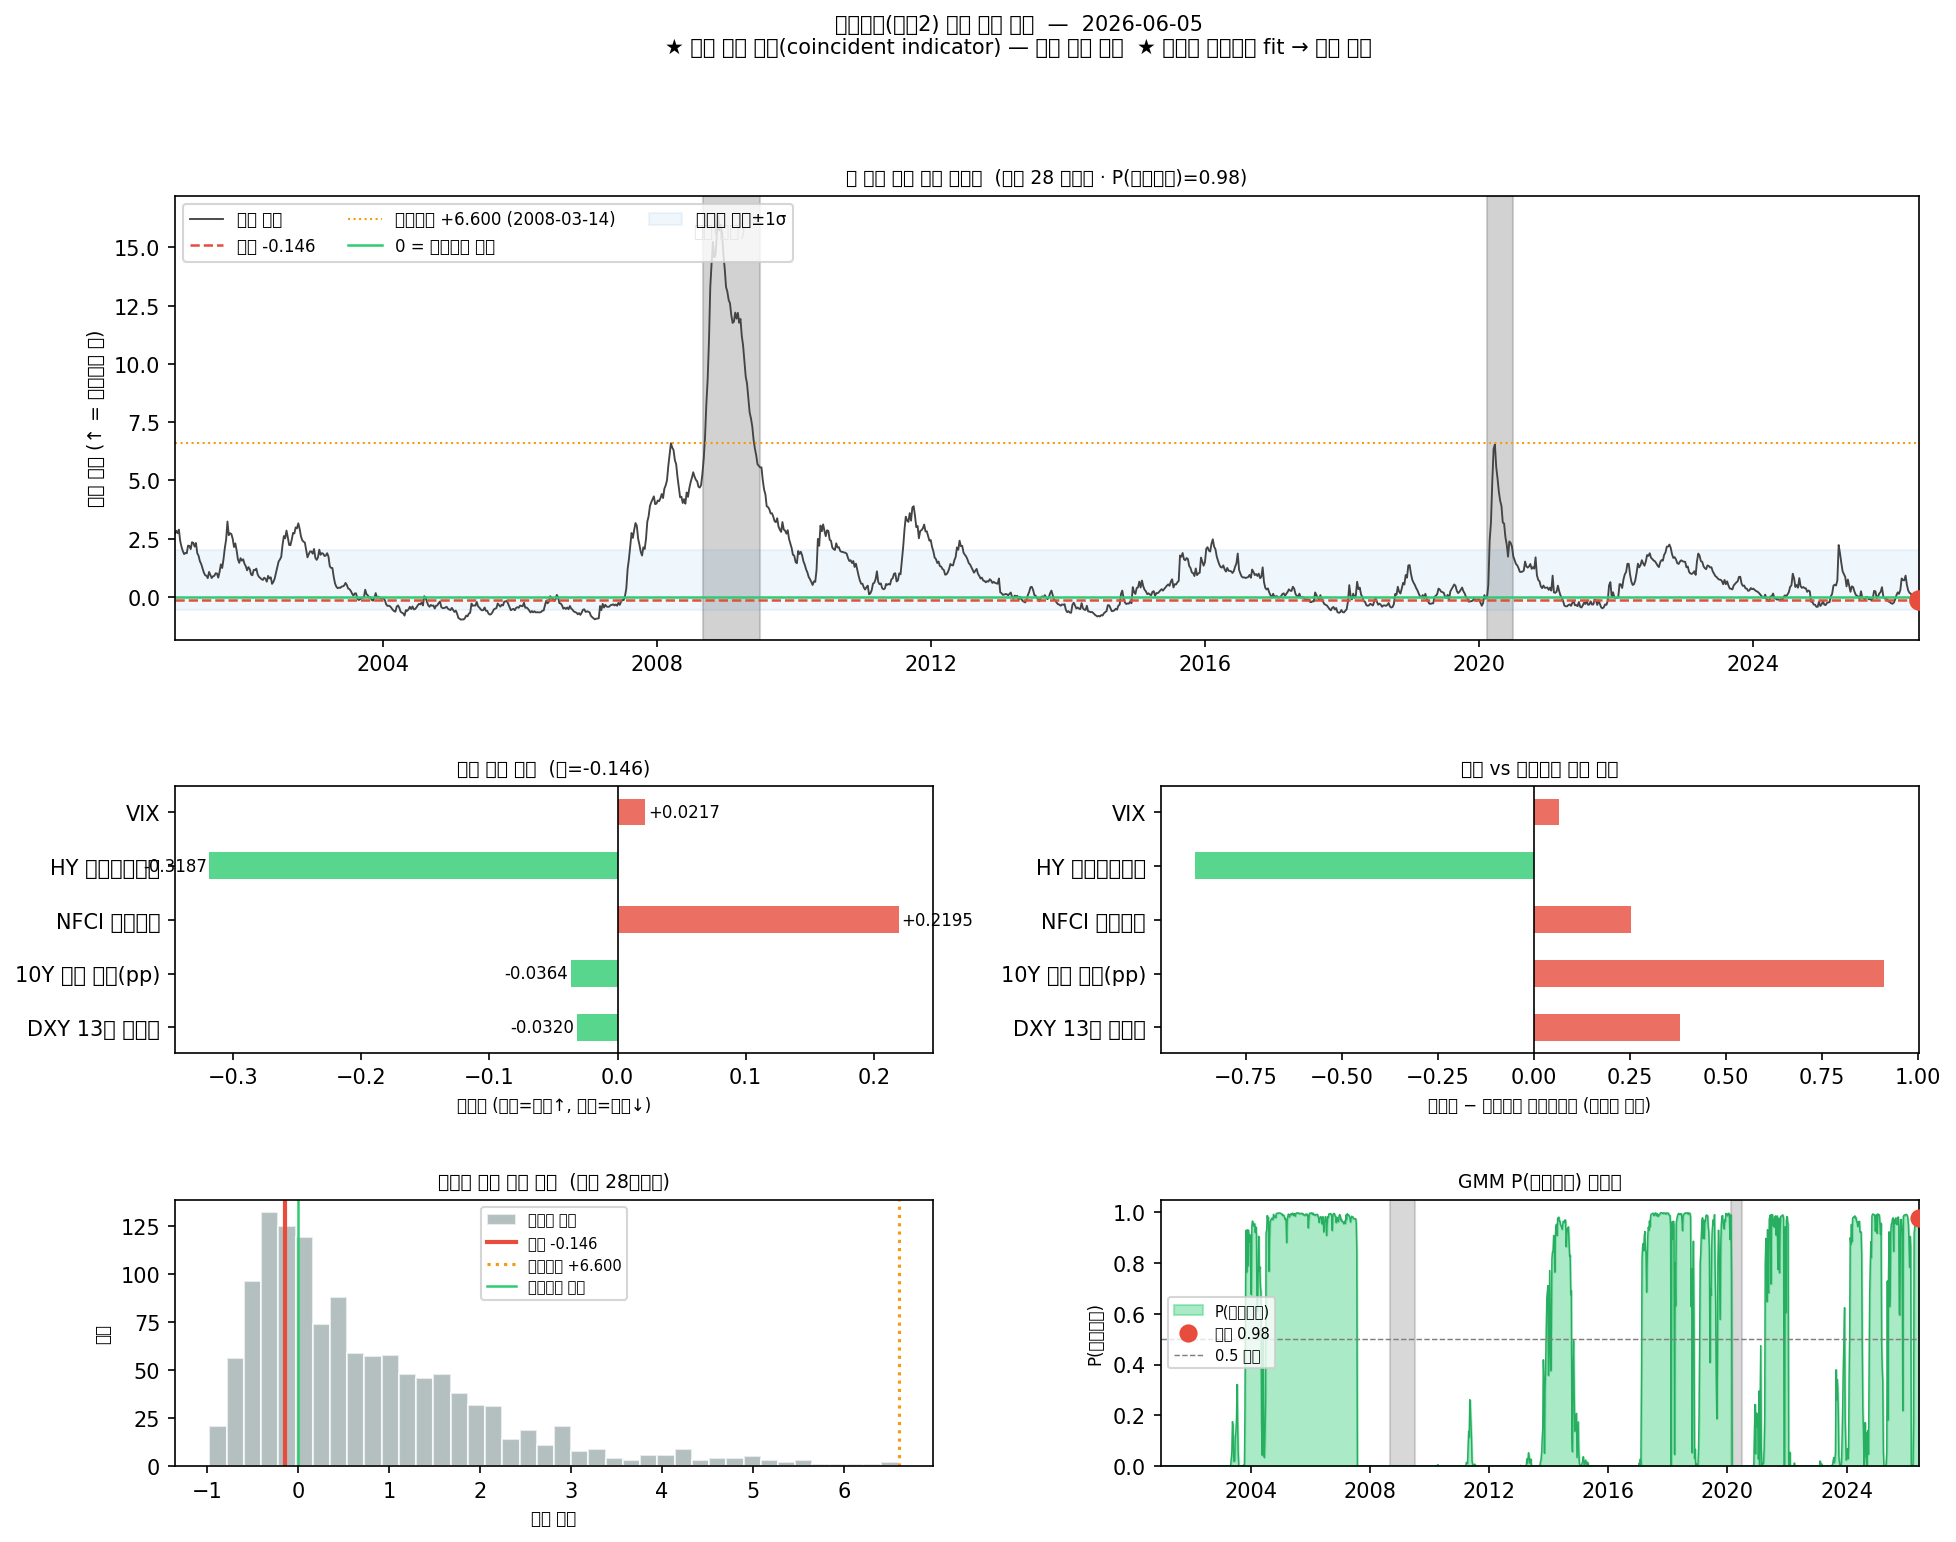

Python code for this plot:
# =============================================================================
# regime_deviation_score.py  —  평온강세 이탈 점수 진단 (coincident)
#
# 목적:
#   현재 시장이 '평온강세 국면'에서 얼마나 '위험주의 국면' 쪽으로 이탈하는지를
#   연속 점수(deviation score)로 계산하고, 과거와 비교하며 지표별 기여를 분해.
#   ★ 예측이 아니라 현재 상태의 정량 진단(coincident indicator).
#
# 이탈 점수 정의:
#   d = normalize(위험주의 센트로이드 − 평온강세 센트로이드)  ← 이탈 방향 벡터
#   score_t = (x_t_표준화 − 평온강세_센트로이드) · d
#   · score > 0: 위험주의 방향으로 이탈
#   · score = 0: 정확히 평온강세 중심
#   · score < 0: 평온강세보다도 더 완화된 상태
#
# ★ 약한 누수:
#   표준화(StandardScaler)를 전체 비위기 표본으로 fit → 미래 정보 포함.
#   라이브 운용 시에는 과거 구간에만 fit해야 함. 여기서는 진단용으로 허용.
#
# 필요 라이브러리:
#   pip install pandas numpy scikit-learn matplotlib
# =============================================================================

import warnings
from pathlib import Path

import matplotlib
matplotlib.use("Agg")
import matplotlib.pyplot as plt
import matplotlib.gridspec as gridspec
import numpy as np
import pandas as pd
from sklearn.cluster import KMeans
from sklearn.mixture import GaussianMixture
from sklearn.preprocessing import StandardScaler

warnings.filterwarnings("ignore")

# ── 0. 설정 ──────────────────────────────────────────────────────────────────

CSV_PATH = "data/processed/final_dataset.csv"
CRISIS_PERIODS = [
    ("2008-09-01", "2009-06-30"),
    ("2020-02-15", "2020-06-30"),
]
OUTPUT_DIR = Path(__file__).parent

print("=" * 65)
print("■ 평온강세 이탈 점수 진단 (coincident indicator)")
print("  ★ 예측이 아니라 현재 상태 측정")
print("=" * 65)

# ── 1. 데이터 로드 ─────────────────────────────────────────────────────────────

df = pd.read_csv(CSV_PATH, parse_dates=["date"])
df = df.sort_values("date").reset_index(drop=True)
print(f"\n  로드: {len(df):,}주  ({df['date'].min().date()} ~ {df['date'].max().date()})")

# ── 2. 군집화 변수 생성 (regime_clustering.py와 동일 로직) ────────────────────

df["dxy_chg"]  = np.log(df["dxy"] / df["dxy"].shift(13))   # DXY 13주 변화율
df["y10_chg"]  = df["treasury_10y"] - df["treasury_10y"].shift(13)  # 10Y 금리 13주 변화(pp)
# NFCI, HY 스프레드(credit_spread), VIX는 수준값 그대로 사용

# 표준화에 쓸 5개 변수 (순서 고정 — 이후 기여 분해에 사용)
FEATS = ["dxy_chg", "y10_chg", "financial_conditions", "credit_spread", "vix"]
FEAT_KR = {   # 한글 이름
    "dxy_chg":             "DXY 13주 변화율",
    "y10_chg":             "10Y 금리 변화(pp)",
    "financial_conditions":"NFCI 금융여건",
    "credit_spread":       "HY 신용스프레드",
    "vix":                 "VIX",
}

# ── 3. 위기 구간 제거 → 표준화 파라미터 학습 ──────────────────────────────────

crisis_mask = pd.Series(False, index=df.index)
for s, e in CRISIS_PERIODS:
    crisis_mask |= (df["date"] >= s) & (df["date"] <= e)

# 비위기 구간으로 StandardScaler fit (★ 약한 누수 — 전체표본 사용)
df_nc = df[~crisis_mask].dropna(subset=FEATS)
sc    = StandardScaler()
sc.fit(df_nc[FEATS])   # 비위기 전체로 fit

# 원 데이터 전체(위기 포함)에 transform — 과거 비교용
df_valid = df.dropna(subset=FEATS).copy()
X_std    = sc.transform(df_valid[FEATS])    # (n_valid, 5)
df_valid[FEATS + ["__std_" + f for f in FEATS]] = pd.concat([
    df_valid[FEATS],
    pd.DataFrame(X_std, columns=["__std_" + f for f in FEATS], index=df_valid.index)
], axis=1)

# 표준화된 컬럼명
STD_FEATS = ["__std_" + f for f in FEATS]

# ── 4. KMeans 군집화 (비위기 표본) → 센트로이드 추출 ──────────────────────────

print("\n■ 1단계: 군집화 → 센트로이드 추출")

X_nc = sc.transform(df_nc[FEATS])   # 비위기 표준화값
km   = KMeans(n_clusters=4, random_state=42, n_init=20, max_iter=500)
km.fit(X_nc)

# 각 클러스터 원지표 평균으로 정체성 파악
df_nc2 = df_nc.copy()
df_nc2["cl4"] = km.predict(X_nc)

vix_by_cl  = {c: df_nc2.loc[df_nc2["cl4"]==c, "vix"].mean()               for c in range(4)}
nfci_by_cl = {c: df_nc2.loc[df_nc2["cl4"]==c, "financial_conditions"].mean() for c in range(4)}

PB_LABEL     = min(vix_by_cl,  key=vix_by_cl.get)   # 평온강세 = VIX 최저
DANGER_LABEL = max(nfci_by_cl, key=nfci_by_cl.get)  # 위험주의 = NFCI 최대(가장 긴축)

C_PEACE  = km.cluster_centers_[PB_LABEL]     # 평온강세 센트로이드 (표준화 공간)
C_DANGER = km.cluster_centers_[DANGER_LABEL] # 위험주의 센트로이드 (표준화 공간)

print(f"  평온강세 클러스터: {PB_LABEL}번  (VIX={vix_by_cl[PB_LABEL]:.2f})")
print(f"  위험주의 클러스터: {DANGER_LABEL}번  (NFCI={nfci_by_cl[DANGER_LABEL]:.3f})")

# 원지표 기준 두 센트로이드 출력
pc_raw = sc.inverse_transform(C_PEACE.reshape(1,-1))[0]
dc_raw = sc.inverse_transform(C_DANGER.reshape(1,-1))[0]
print(f"\n  {'변수':<22} {'평온강세 중심':>14} {'위험주의 중심':>14}")
print("  " + "-"*52)
for i, feat in enumerate(FEATS):
    print(f"  {FEAT_KR[feat]:<22} {pc_raw[i]:>+14.4f} {dc_raw[i]:>+14.4f}")

# ── 5. 이탈 방향 벡터 d 계산 ──────────────────────────────────────────────────

print("\n■ 2단계: 이탈 방향 벡터(d) 계산")

d_raw  = C_DANGER - C_PEACE                      # 위험주의 − 평온강세
d_norm = d_raw / np.linalg.norm(d_raw)           # 단위 벡터로 정규화
d_pct  = np.abs(d_norm) / np.abs(d_norm).sum() * 100  # 각 축의 방향 기여 %

print(f"  {'변수':<22} {'d 방향 성분':>12} {'방향 기여%':>10}")
print("  " + "-"*46)
for i, feat in enumerate(FEATS):
    print(f"  {FEAT_KR[feat]:<22} {d_norm[i]:>+12.4f} {d_pct[i]:>9.1f}%")

# ── 6. 전 기간 이탈 점수 계산 ─────────────────────────────────────────────────

print("\n■ 3단계: 전 기간 이탈 점수 계산")
print("  score_t = (x_t_표준화 − 평온강세_센트로이드) · d")

# 전체 유효 행에 대해 계산
X_all     = df_valid[STD_FEATS].values    # 이미 표준화됨
dev_vecs  = X_all - C_PEACE               # 평온강세 센트로이드에서의 편차 벡터
scores    = dev_vecs @ d_norm             # 이탈 점수 (스칼라)
contribs  = dev_vecs * d_norm             # 지표별 기여 (행렬, 각 행의 합 = score)

df_valid["score"]    = scores
df_valid["crisis"]   = crisis_mask.reindex(df_valid.index, fill_value=False).values

# 기여도 컬럼
for i, feat in enumerate(FEATS):
    df_valid[f"contrib_{feat}"] = contribs[:, i]

print(f"  계산 완료: {len(df_valid)}주")

# ── 7. GMM 소속확률 P(평온강세) 계산 ─────────────────────────────────────────

print("\n■ 4단계: GMM P(평온강세) 계산 (보조 게이지)")

gm = GaussianMixture(n_components=4, covariance_type="full",
                     random_state=42, n_init=5)
gm.fit(X_nc)   # 비위기 표준화 데이터로 학습

# GMM 컴포넌트와 KMeans 클러스터 매칭 — 센트로이드 거리로 대응
gm_means      = gm.means_   # (4, 5)
peace_comp    = int(np.argmin(np.linalg.norm(gm_means - C_PEACE, axis=1)))
danger_comp   = int(np.argmin(np.linalg.norm(gm_means - C_DANGER, axis=1)))
p_all         = gm.predict_proba(X_all)    # (n_valid, 4)

df_valid["p_peace"]  = p_all[:, peace_comp]
df_valid["p_danger"] = p_all[:, danger_comp]
print(f"  GMM 완료. 평온강세 ↔ 컴포넌트{peace_comp}, 위험주의 ↔ 컴포넌트{danger_comp}")

# ── 8. 역대 통계 (비위기 구간 기준) ─────────────────────────────────────────

print("\n■ 5단계: 역대 통계 (비위기 구간 기준)")

nc_scores = df_valid.loc[~df_valid["crisis"], "score"]
all_scores = df_valid["score"]

max_score     = float(nc_scores.max())
max_date      = df_valid.loc[nc_scores.idxmax(), "date"].date()
min_score     = float(nc_scores.min())
min_date      = df_valid.loc[nc_scores.idxmin(), "date"].date()
mean_score    = float(nc_scores.mean())
std_score     = float(nc_scores.std())
median_score  = float(nc_scores.median())

# 현재값: 마지막 비결측 행
latest_row    = df_valid.dropna(subset=FEATS).iloc[-1]
current_score = float(latest_row["score"])
current_date  = latest_row["date"].date()
current_pct   = float((nc_scores < current_score).mean() * 100)
current_peace = float(latest_row["p_peace"])

print(f"  현재 ({current_date})")
print(f"    이탈 점수: {current_score:+.4f}")
print(f"    P(평온강세): {current_peace:.3f}")
print(f"    비위기 백분위: {current_pct:.1f}%  (낮을수록 평온강세에 가까움)")
print(f"\n  역대 최고 (비위기): {max_score:+.4f}  ({max_date})")
print(f"  역대 최저 (비위기): {min_score:+.4f}  ({min_date})")
print(f"  평균: {mean_score:+.4f}  표준편차: {std_score:.4f}  중앙값: {median_score:+.4f}")

# ── 9. 현재 주 — 지표별 기여 분해 ────────────────────────────────────────────

print("\n■ 6단계: 현재 주 지표별 기여 분해")
print("  (각 지표가 이탈 점수를 얼마나 끌어올리거나 누르는지)")

contrib_cols = [f"contrib_{f}" for f in FEATS]
latest_contribs = {f: float(latest_row[f"contrib_{f}"]) for f in FEATS}

# 현재 표준화값 (평온강세 센트로이드와 비교)
latest_std = {f: float(X_all[-1, i]) for i, f in enumerate(FEATS)}
peace_std  = {f: float(C_PEACE[i])   for i, f in enumerate(FEATS)}

# 원지표 현재값 vs 평온강세 평균
latest_raw = {f: float(latest_row[f]) for f in FEATS}
peace_raw  = {f: float(pc_raw[i])     for i, f in enumerate(FEATS)}

total_abs = sum(abs(v) for v in latest_contribs.values())

print(f"\n  {'지표':<22} {'현재 원값':>10} {'평온강세 평균':>12} "
      f"{'기여도':>8}  {'비중%':>6}  방향")
print("  " + "-"*72)

sorted_contribs = sorted(latest_contribs.items(), key=lambda x: abs(x[1]), reverse=True)
for feat, contrib in sorted_contribs:
    raw_now = latest_raw[feat]
    raw_pb  = peace_raw[feat]
    pct     = abs(contrib) / total_abs * 100 if total_abs > 1e-8 else 0
    direction = "↑ 이탈↑" if contrib > 0.01 else ("↓ 완화↓" if contrib < -0.01 else "→ 중립")
    sign    = "+" if contrib >= 0 else ""
    print(f"  {FEAT_KR[feat]:<22} {raw_now:>+10.4f} {raw_pb:>+12.4f} "
          f"  {sign}{contrib:.4f}  {pct:>5.1f}%  {direction}")

print(f"\n  이탈 점수 합계: {current_score:+.4f}")
print(f"  P(평온강세):    {current_peace:.3f}  (1에 가까울수록 평온강세 내부)")

# ── 10. 시각화 ────────────────────────────────────────────────────────────────

print("\n■ 7단계: 차트 생성")

fig = plt.figure(figsize=(15, 11))
gs  = gridspec.GridSpec(3, 2, figure=fig, hspace=0.45, wspace=0.3,
                         height_ratios=[2.5, 1.5, 1.5])

fig.suptitle(
    f"평온강세(군집{PB_LABEL}) 이탈 점수 진단  —  {current_date}\n"
    "★ 현재 상태 측정(coincident indicator) — 미래 예측 아님  "
    "★ 표준화 전체표본 fit → 약한 누수",
    fontsize=10, y=0.99,
)

# ── 패널1: 이탈 점수 시계열 (좌측 상단, 넓게) ────────────────────────────────
ax1 = fig.add_subplot(gs[0, :])   # 전체 첫 행

ax1.plot(df_valid["date"], df_valid["score"],
         color="#444", linewidth=0.9, label="이탈 점수")

# 위기 구간 회색 음영
for s, e in CRISIS_PERIODS:
    ax1.axvspan(pd.Timestamp(s), pd.Timestamp(e),
                color="gray", alpha=0.35, zorder=0, label="_nolegend_")
ax1.text(pd.Timestamp("2008-12-01"), ax1.get_ylim()[1] * 0.9 if ax1.get_ylim()[1] else 3,
         "위기(제외)", color="gray", fontsize=8, ha="center")

# 현재값 마커
ax1.axhline(y=current_score, color="#e74c3c", linewidth=1.2, linestyle="--",
            label=f"현재 {current_score:+.3f}")
ax1.scatter([latest_row["date"]], [current_score],
            color="#e74c3c", s=80, zorder=5)

# 역대 최고
ax1.axhline(y=max_score, color="#f39c12", linewidth=1, linestyle=":",
            label=f"역대최대 {max_score:+.3f} ({max_date})")

# 0 기준선 (평온강세 정중앙)
ax1.axhline(y=0, color="#2ecc71", linewidth=1.2, linestyle="-",
            label="0 = 평온강세 중심")

# 분포 음영 (±1σ)
ax1.axhspan(mean_score - std_score, mean_score + std_score,
            color="#3498db", alpha=0.08, label=f"비위기 평균±1σ")

ax1.set_ylabel("이탈 점수 (↑ = 위험주의 쪽)", fontsize=9)
ax1.set_title("전 기간 이탈 점수 시계열  "
              f"(현재 {current_pct:.0f} 백분위 · P(평온강세)={current_peace:.2f})",
              fontsize=9)
ax1.legend(fontsize=8, loc="upper left", ncol=3)
ax1.set_xlim(df_valid["date"].min(), df_valid["date"].max())

# ── 패널2: 현재 기여도 수평 막대 (하단 좌측) ──────────────────────────────────
ax2 = fig.add_subplot(gs[1, 0])

feat_names = [FEAT_KR[f] for f in FEATS]
vals       = [latest_contribs[f] for f in FEATS]
bar_colors = ["#e74c3c" if v > 0 else "#2ecc71" for v in vals]
bars = ax2.barh(feat_names, vals, color=bar_colors, alpha=0.8, height=0.5)

# 값 라벨
for bar, val in zip(bars, vals):
    ax2.text(val + 0.002 * np.sign(val), bar.get_y() + bar.get_height()/2,
             f"{val:+.4f}", va="center", ha="left" if val >= 0 else "right",
             fontsize=8)

ax2.axvline(x=0, color="black", linewidth=0.8)
ax2.set_xlabel("기여도 (빨강=이탈↑, 초록=완화↓)", fontsize=8)
ax2.set_title(f"현재 기여 분해  (합={current_score:+.3f})", fontsize=9)

# ── 패널3: 현재값 vs 평온강세 평균 (하단 우측) ────────────────────────────────
ax3 = fig.add_subplot(gs[1, 1])

# 표준화 값으로 비교
curr_std_vals = [latest_std[f] - peace_std[f] for f in FEATS]  # 중심 대비 편차
bar2_colors   = ["#e74c3c" if v > 0 else "#2ecc71" for v in curr_std_vals]
bars2 = ax3.barh(feat_names, curr_std_vals, color=bar2_colors, alpha=0.8, height=0.5)

ax3.axvline(x=0, color="black", linewidth=0.8)
ax3.set_xlabel("현재값 − 평온강세 센트로이드 (표준화 단위)", fontsize=8)
ax3.set_title("현재 vs 평온강세 중심 편차", fontsize=9)

# ── 패널4: 이탈 점수 히스토그램 (하단 좌측) ───────────────────────────────────
ax4 = fig.add_subplot(gs[2, 0])

ax4.hist(nc_scores, bins=40, color="#95a5a6", alpha=0.7, edgecolor="white",
         label="비위기 분포")
ax4.axvline(x=current_score, color="#e74c3c", linewidth=2,
            label=f"현재 {current_score:+.3f}")
ax4.axvline(x=max_score, color="#f39c12", linewidth=1.5, linestyle=":",
            label=f"역대최대 {max_score:+.3f}")
ax4.axvline(x=0, color="#2ecc71", linewidth=1.2, label="평온강세 중심")
ax4.set_xlabel("이탈 점수", fontsize=8)
ax4.set_ylabel("빈도", fontsize=8)
ax4.set_title(f"비위기 이탈 점수 분포  (현재 {current_pct:.0f}백분위)", fontsize=9)
ax4.legend(fontsize=7)

# ── 패널5: P(평온강세) 시계열 ──────────────────────────────────────────────────
ax5 = fig.add_subplot(gs[2, 1])

ax5.fill_between(df_valid["date"], df_valid["p_peace"],
                 color="#2ecc71", alpha=0.4, label="P(평온강세)")
ax5.plot(df_valid["date"], df_valid["p_peace"],
         color="#27ae60", linewidth=0.7)
ax5.scatter([latest_row["date"]], [current_peace],
            color="#e74c3c", s=60, zorder=5, label=f"현재 {current_peace:.2f}")
ax5.axhline(y=0.5, color="gray", linewidth=0.7, linestyle="--", label="0.5 기준")
for s, e in CRISIS_PERIODS:
    ax5.axvspan(pd.Timestamp(s), pd.Timestamp(e), color="gray", alpha=0.3, zorder=0)
ax5.set_ylabel("P(평온강세)", fontsize=8)
ax5.set_ylim(0, 1.05)
ax5.set_title("GMM P(평온강세) 시계열", fontsize=9)
ax5.legend(fontsize=7)
ax5.set_xlim(df_valid["date"].min(), df_valid["date"].max())

# 저장
save_path = OUTPUT_DIR / "regime_deviation_score.png"
plt.savefig(save_path, dpi=150, bbox_inches="tight")
plt.close()
print(f"  저장: {save_path.name}")

# ── 11. 평이한 한 문단 요약 ───────────────────────────────────────────────────

print("\n" + "=" * 65)
print("■ 현재 국면 진단 요약")
print("=" * 65)

# 주요 기여 분류
pushers  = [(f, v) for f, v in sorted_contribs if v > 0.002]  # 이탈 가중
pullers  = [(f, v) for f, v in sorted_contribs if v < -0.002] # 완화 가중
neutral  = [(f, v) for f, v in sorted_contribs if abs(v) <= 0.002]

pusher_str = "·".join([f"{FEAT_KR[f]}↑" for f, _ in pushers[:3]]) if pushers else "없음"
puller_str = "·".join([f"{FEAT_KR[f]}" for f, _ in pullers[:3]]) if pullers else "없음"

# 점수 해석
if current_score < 0:
    score_interp = "평온강세보다도 더 완화적인 상태"
elif current_score < std_score * 0.5:
    score_interp = "평온강세 중심에 근접 — 매우 안정적"
elif current_score < std_score:
    score_interp = "평온강세 내 정상 범위"
elif current_score < std_score * 2:
    score_interp = "평온강세 경계 — 일부 긴장 감지"
else:
    score_interp = "위험주의 방향으로 주목할 만한 이탈"

print(f"""
  이탈 점수: 현재 {current_score:+.4f}  ({score_interp})
  역대 최대(비위기): {max_score:+.4f}  [{max_date}]
  비위기 구간 백분위: {current_pct:.1f}%  (낮을수록 평온강세 중심에 가까움)
  P(평온강세, GMM): {current_peace:.3f}  (1=완전 평온강세, 0=완전 이탈)

  이탈을 끌어올리는 지표: {pusher_str}
  이탈을 눌러주는 지표 : {puller_str}
""")

# 원지표 현재값 vs 평온강세 평균 테이블
print("  [원지표 현재값 vs 평온강세 중심]")
print(f"  {'지표':<22} {'현재값':>10}  {'평온강세 평균':>12}  {'차이':>8}")
print("  " + "-"*56)
for i, feat in enumerate(FEATS):
    diff = latest_raw[feat] - peace_raw[feat]
    print(f"  {FEAT_KR[feat]:<22} {latest_raw[feat]:>+10.4f}  "
          f"{peace_raw[feat]:>+12.4f}  {diff:>+8.4f}")

print(f"""
  ─────────────────────────────────────────────────────────
  ★ 이 진단은 현재 상태 측정(coincident indicator)이며
    미래 수익률·국면 전환 예측이 아닙니다.
  ★ 표준화에 전체 비위기 표본 사용 → 약한 누수 존재.
    라이브 운용 시 과거 구간 고정 스케일러 사용 권장.
  ─────────────────────────────────────────────────────────
""")
print("=" * 65)
print("분석 완료.")
print("=" * 65)
